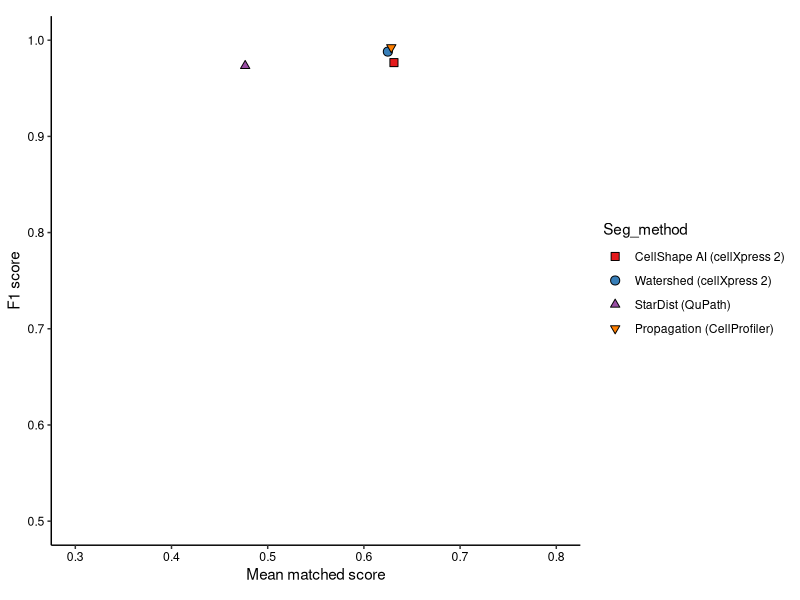
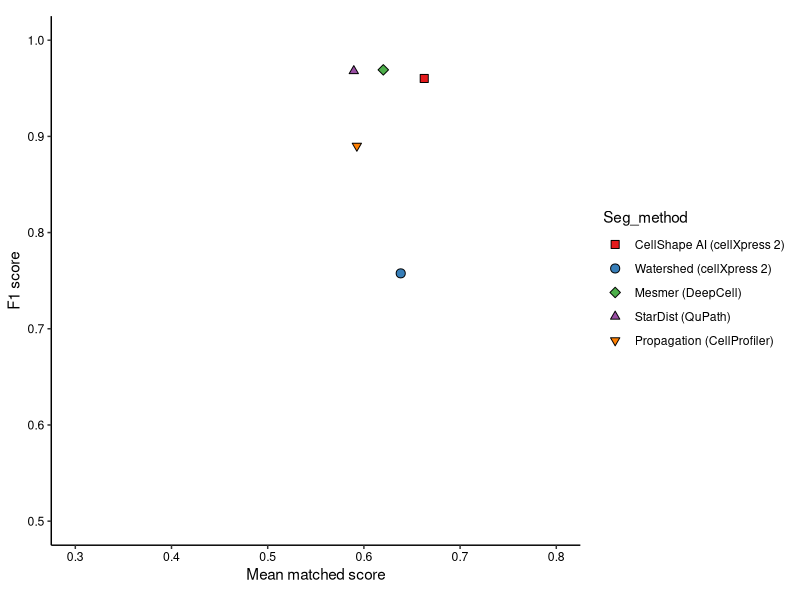
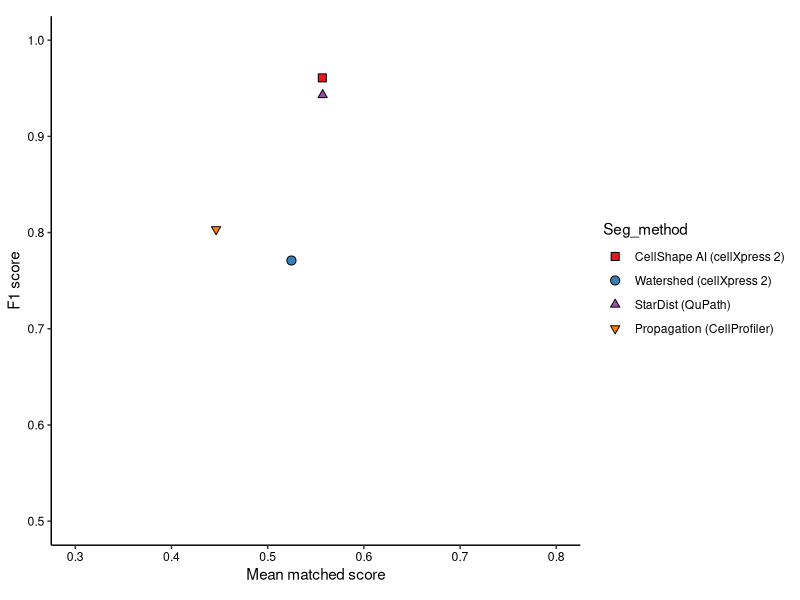
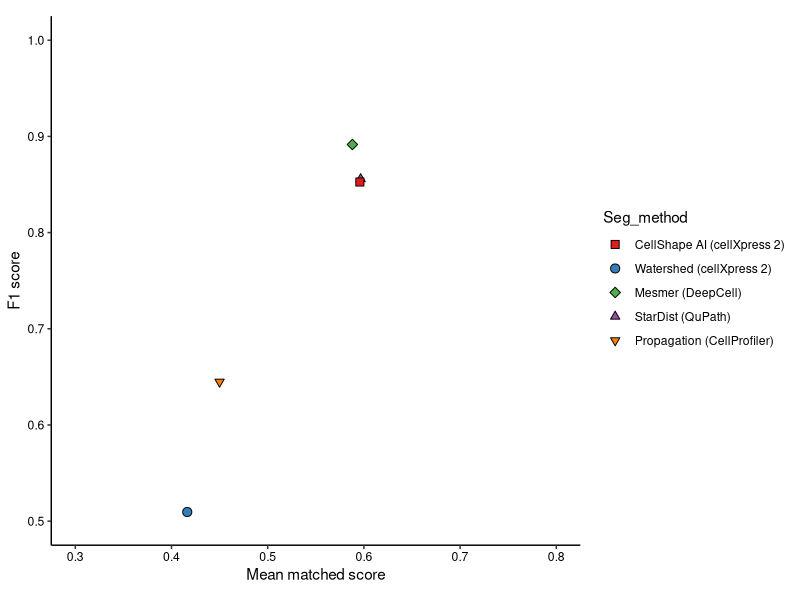

The R source for these figures, in order:
###' ===========================================================================
###' R script for ploting the benchmark results
###' Written by Lit-Hsin Loo, 2022
###' ===========================================================================
library(tidyverse)
library(RColorBrewer)
library(here)

PlotPerf <- function(
    dataset_name,
    xlim, ylim,
    filename
) {
    ### Common definitions
    all_seg_labels <- c(
        cellprofiler = "Propagation (CellProfiler)",
        qupath = "StarDist (QuPath)",
        deepcell = "Mesmer (DeepCell)",
        cellXpress1 = "Watershed (cellXpress 2)",
        cX2_merged = "CellShape AI (cellXpress 2)",
        cellXpress2 = "CellShape AI (cellXpress 2)"
    )

    all_pt_shapes <- c(
        cellprofiler = 25,
        qupath = 24,
        deepcell = 23,
        cellXpress1 = 21,
        cX2_merged = 22,
        cellXpress2 = 22
    )

    all_pt_sizes <- c(
        cellprofiler = 2,
        qupath = 2,
        deepcell = 2.5,
        cellXpress1 = 2.75,
        cX2_merged = 2.75,
        cellXpress2 = 2.75
    )

    all_pt_colors <- rev(brewer.pal(length(all_pt_sizes) - 1, "Set1"))
    all_pt_colors <- c(all_pt_colors, all_pt_colors[length(all_pt_colors)])
    names(all_pt_colors) <- names(all_pt_sizes)

    ### Process the perf_data
    plot_data <- perf_data %>%
        filter(Dataset_name == dataset_name) %>%
        group_by(Seg_method) %>%
        summarise(
            F1_score = mean(F1_score),
            MMS = mean(MMS)
        )
    print(plot_data)

    #### Get the methods (the order is very important)
    seg_methods <- names(all_seg_labels)[
        names(all_seg_labels) %in% plot_data$Seg_method
    ]

    ### Make sure the level is the same order
    plot_data <- plot_data %>%
        mutate(
            Seg_method = fct_relevel(Seg_method, seg_methods)
        )

    ### Make sure all other configs are in the same order
    seg_labels <- all_seg_labels[seg_methods]
    pt_shapes <- all_pt_shapes[seg_methods]
    pt_sizes <- all_pt_sizes[seg_methods]
    pt_colors <- all_pt_colors[seg_methods]

    ### Generate the plot
    scatter_plot <- plot_data %>%
        ggplot(
            aes(x = MMS, y = F1_score)
        ) +
        geom_point(
            aes(shape = Seg_method, fill = Seg_method, size = Seg_method)
        ) +
        scale_fill_manual(
            values = pt_colors,
            breaks = rev(seg_methods),
            labels = seg_labels
        ) +
        scale_shape_manual(
            values = pt_shapes,
            guide = "none"
        ) +
        scale_size_manual(
            values = pt_sizes,
            guide = "none"
        ) +
        guides(
            fill = guide_legend(
                override.aes = list(
                    shape = rev(pt_shapes),
                    size = rev(pt_sizes)
                )
            )
        ) +
        scale_x_continuous(
            name = "Mean matched score",
            limits = xlim
        ) +
        scale_y_continuous(
            name = "F1 score",
            limits = ylim
        ) +
        coord_fixed() +
        theme_classic() +
        theme(
            axis.text = element_text(color = "black")
        )

    ggsave(
        filename,
        plot = scatter_plot,
        width = 4, height = 2, units = "in", dpi = 400
    )
}

perf_data <- read_csv(
    here(
        "Projects", "2022_Segmentation_Benchmark", "final_results",
        "performance.csv"
    ),
    name_repair = make.names,
    col_types = "fffdddd"
)

xlim <- c(0.3, 0.8)
ylim <- c(0.5, 1.0)


### Plot BEAS2B
dataset_name <- "BEAS2B_Lung_Cells"
filename <- here(
    "Projects", "2022_Segmentation_Benchmark", "results",
    "BEAS2B_Lung_Cells_Perf.pdf"
)

PlotPerf(
    dataset_name,
    xlim,
    ylim,
    filename
)

### Plot COVID Lung
dataset_name <- "COVID_Lung_Tissues"
filename <- here(
    "Projects", "2022_Segmentation_Benchmark", "results",
    "COVID_Lung_Tissues_Perf.pdf"
)

PlotPerf(
    dataset_name,
    xlim,
    ylim,
    filename
)


### Plot Lung Tumor
dataset_name <- "Lung_Tumors"
filename <- here(
    "Projects", "2022_Segmentation_Benchmark", "results",
    "Lung_Tumor_Perf.pdf"
)

PlotPerf(
    dataset_name,
    xlim,
    ylim,
    filename
)

### Plot Lung Tumor
dataset_name <- "Tonsil_Tissues"
filename <- here(
    "Projects", "2022_Segmentation_Benchmark", "results",
    "Tonsil_Tissues_Perf.pdf"
)

PlotPerf(
    dataset_name,
    xlim,
    ylim,
    filename
)